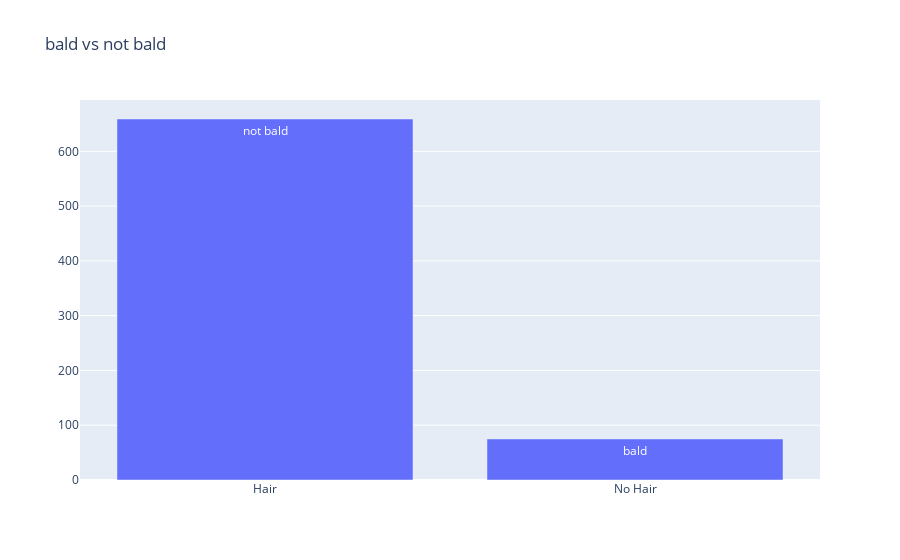

Notebook cell for this chart:
### Code cell
trace = go.Bar(
    x = heroes['bald_or_not'].value_counts().index,
    y = heroes['bald_or_not'].value_counts().values,
    name= 'blad vs not bald',
    text = ['not bald','bald']
)
layout = go.Layout(
    title = 'bald vs not bald '
)

fig = go.Figure(data = [trace],layout = layout)
py.iplot(fig,filename= 'bald vs not bald')

### Figure 1 — Plotly figure (JSON) as saved in the notebook; plotly's stock layout.template omitted (floating-point values rounded to 4 significant figures)
{"data": [{"name": "blad vs not bald", "text": ["not bald", "bald"], "type": "bar", "x": ["Hair", "No Hair"], "y": [659, 75]}], "layout": {"title": {"text": "bald vs not bald "}}}
